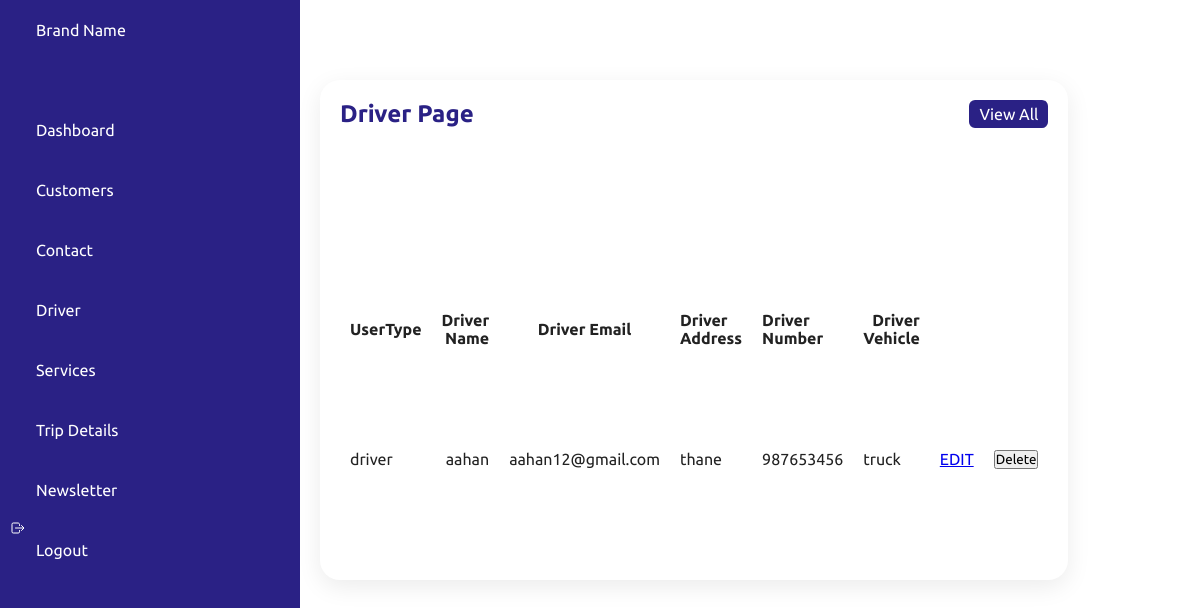
The page /admin/driver.php on the database its author committed.
### tables this page shows
CREATE TABLE `driver` (
  `driver_id` int(11) NOT NULL,
  `usertype` varchar(50) NOT NULL,
  `d_name` varchar(50) NOT NULL,
  `d_email` varchar(50) NOT NULL,
  `d_address` varchar(50) NOT NULL,
  `d_number` int(11) NOT NULL,
  `d_vehicle` varchar(20) NOT NULL,
  `d_password` varchar(20) NOT NULL
);

### admin/driver.php (the view, shortened to what this page needs)
<?php
include("../config/connection.php");
?>
<!DOCTYPE html>
<html lang="en">
<head>
    <link rel="stylesheet" href="admin_assets/css/admin.css">
</head>
<body>
   <?php
   include('sidebar.php' );
   ?>
<div class="section">
            <div class="topnav">
                <div class="nav_link">
                    <ion-icon name="attributes"></ion-icon>
                </div>
            </div>
            <div class="details">
                <div class="recentOrders">
                    <div class="cardHeader">
                        <h2>Driver Page</h2>
                        <a href="#" class="btn">View All</a>
                    </div>
                    <table>
                        <thead>
                            <tr>
                                <td>UserType</td>
                                <td>Driver Name</td>
                                <td>Driver Email</td>
                                <td>Driver Address</td>
                                <td>Driver Number</td>
                                <td>Driver Vehicle</td>
                            </tr>
                        </thead>
                        <tbody>
                        <?php
$query="SELECT * FROM driver";
$queryrun=mysqli_query($con,$query);
if(mysqli_num_rows($queryrun)>0)
{
 foreach($queryrun as $row)
 {
    ?>
    <tr>
         <td><?=$row[ 'usertype'];?></td>
         <td><?=$row[ 'd_name'];?></td>
         <td><?=$row[ 'd_email'];?></td>
         <td><?=$row[ 'd_address'];?></td>
         <td><?=$row[ 'd_number'];?></td>
         <td><?=$row[ 'd_vehicle'];?></td>
         <td><a href= "edit_registerDriver.php?driver_id=<?=$row['driver_id'];?>" class="btn2" >EDIT</a> </td>
         <td>
             <form action= "code.php" method="POST">
             <button type="submit" name="driver_delete" value="<?=$row['driver_id'];?>" class="btn2" >Delete</button>
 </form>
         </td>
    </tr>
    <?php
 }
}
else{
 ?>
 <tr>
     <td colspan="9">No Records Found</td>
 </tr>
 <?php
}
?>
                        </tbody>
                    </table>
                </div>
        </div>
    </div>
</body>
</html>

### admin/admin_assets/css/admin.css (style rules this page uses)
* { font-family: "Ubuntu", sans-serif; margin: 0; padding: 0; box-sizing: border-box; }
:root { --blue: #2a2185; --white: #fff; --gray: #f5f5f5; --black1: #222; --black2: #999; }
body { min-height: 100vh; overflow-x: hidden; }
.section { position: absolute; width: calc(100% - 300px); left: 300px; min-height: 100vh; background: var(--white); transition: 0.5s; }
.topnav { width: 100%; height: 60px; display: flex; justify-content: space-between; align-items: center; padding: 0 10px; }
.nav_link { position: relative; width: 60px; height: 60px; display: flex; justify-content: center; align-items: center; font-size: 2.5rem; cursor: pointer; }
.details { position: relative; width: 100%; padding: 20px; display: grid; grid-template-columns: 2fr 1fr; grid-gap: 30px; }
.details .recentOrders { position: relative; display: grid; min-height: 500px; background: var(--white); padding: 20px; box-shadow: 0 7px 25px rgba(0, 0, 0, 0.08); border-radius: 20px; }
.details .cardHeader { display: flex; justify-content: space-between; align-items: flex-start; }
.cardHeader h2 { font-weight: 600; color: var(--blue); }
.cardHeader .btn { position: relative; padding: 5px 10px; background: var(--blue); text-decoration: none; color: var(--white); border-radius: 6px; }
.details table { width: 100%; border-collapse: collapse; margin-top: 10px; }
.details table thead td { font-weight: 600; }
.details .recentOrders table tr { color: var(--black1); border-bottom: 1px solid rgba(0, 0, 0, 0.1); }
.details .recentOrders table tr:last-child { border-bottom: none; }
.details .recentOrders table tr td { padding: 10px; }
.details .recentOrders table tr td:last-child { text-align: end; }
.details .recentOrders table tr td:nth-child(2) { text-align: end; }
.details .recentOrders table tr td:nth-child(3) { text-align: center; }

### rows shown on the page
driver: usertype "driver", d_name "aahan", d_email "aahan12@gmail.com", d_address "thane", d_number "987653456", d_vehicle "truck", $row['driver_id'] 2 (drawn)
